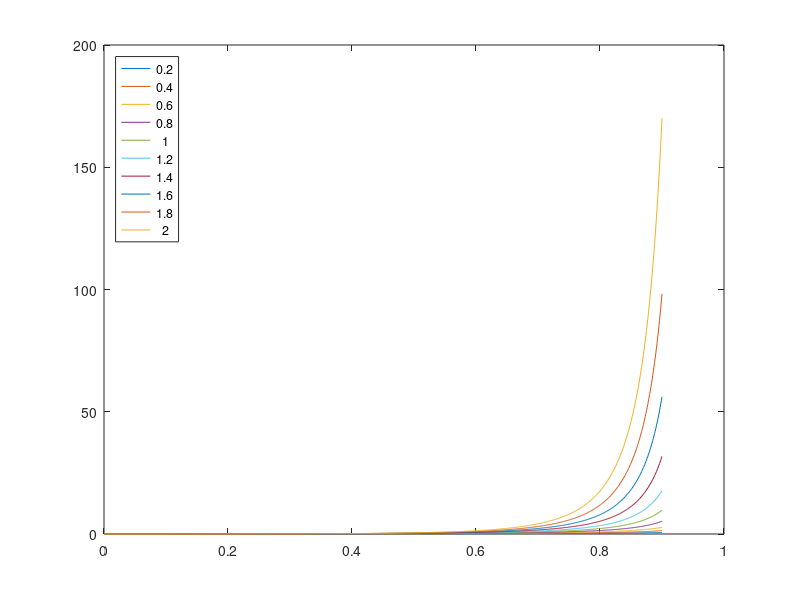

Reproduce this figure in MATLAB.
% Cost Functions

pi=0:0.001:0.9;
lp=length(pi);

delta=0.2:0.2:2;
leg_del=cellstr(num2str(delta'));
ld=length(delta);

alf=3;
leg_alf=cellstr(num2str(alf'));
la=length(alf);

z=1/10;
leg_z=cellstr(num2str(z'));
lz=length(z);

c_delt=zeros(lp,ld);
c_alf=zeros(lp,la,lz);
c_delt_p=zeros(lp,ld);
c_alf_p=zeros(lp,la,lz);
c=zeros(lp,ld,la,lz);
c_p=zeros(lp,ld,la,lz);

for i=1:lp
    for j=1:ld
        for k=1:la
            for l=1:lz
%                 c_delt(i,j)=z(l)*(pi(i)^delta(j))/(1-pi(i));
%                 c_delt_p(i,j)=z(l)*delta(j)*pi(i)^(delta(j)-1)*(1-pi(i))+pi(i)^delta(j)/(1-pi(i))^2;
        
                c(i,j,k,l)=z(l)*(pi(i)^alf(k))/((1-pi(i))^delta(j));
                c_p(i,j,k,l)=z(l)*(alf(k)*(pi(i)^(alf(k)-1))*((1-pi(i))^delta(j))+delta(j)*pi(i)^alf(k)*(1-pi(i))^(delta(j)-1))/((1-pi(i))^(2*delta(j)));

%                 c_alf(i,m,n)=z(l)*pi(i)/(1-pi(i))^alf(k);
%                 c_alf_p(i,m,n)=z(l)*((1-pi(i))^alf(k)+alf(k)*(1-pi(i))^(alf(k)-1)*pi(i))/((1-pi(i))^(2*alf(k)));
            end
        end
    end
end

c_pd=squeeze(c_p(:,:,1,1));
% c_pa=squeeze(c_p(:,10,:,1));
% c_pz=squeeze(c_p(:,1,1,:));

figure(1)
plot(pi,c_pd);
legend(leg_del,'Location','NorthWest')
% 
% figure(2)
% plot(pi,c_pa);
% legend(leg_alf,'Location','NorthWest')

% figure(3)
% plot(pi,c_pz);
% legend(leg_z,'Location','NorthWest')

% figure(1)
% plot(c_delt)
% legend('0.1','0.3','0.5','0.7','Location','NorthWest')
% 
% figure(2)
% plot(c_delt_p)
% legend('0.1','0.3','0.5','0.7','Location','NorthWest')
% 
% figure(3)
% plot(c_alfm)
% legend(leg_bet,'Location','NorthWest')
% 
% figure(4)
% plot(c_alfm_p)
% legend('1.3','1.5','1.7','1.9','Location','NorthWest')